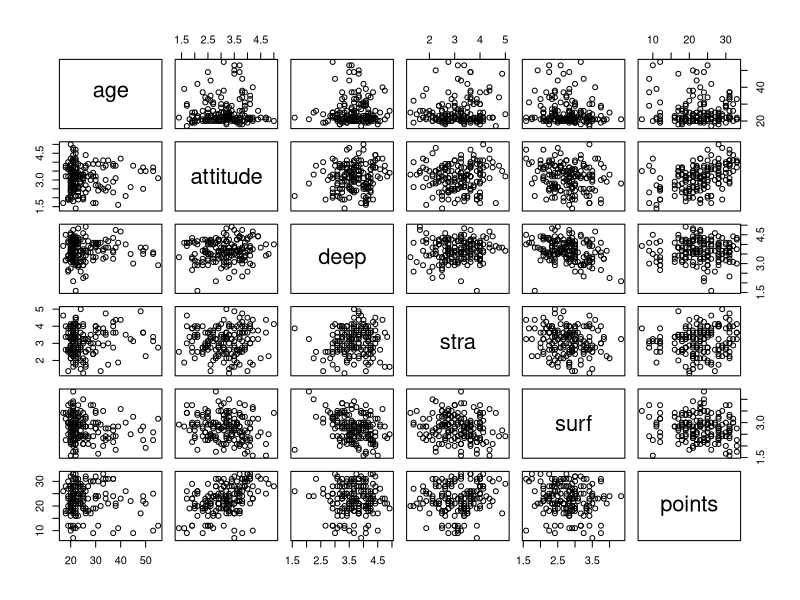
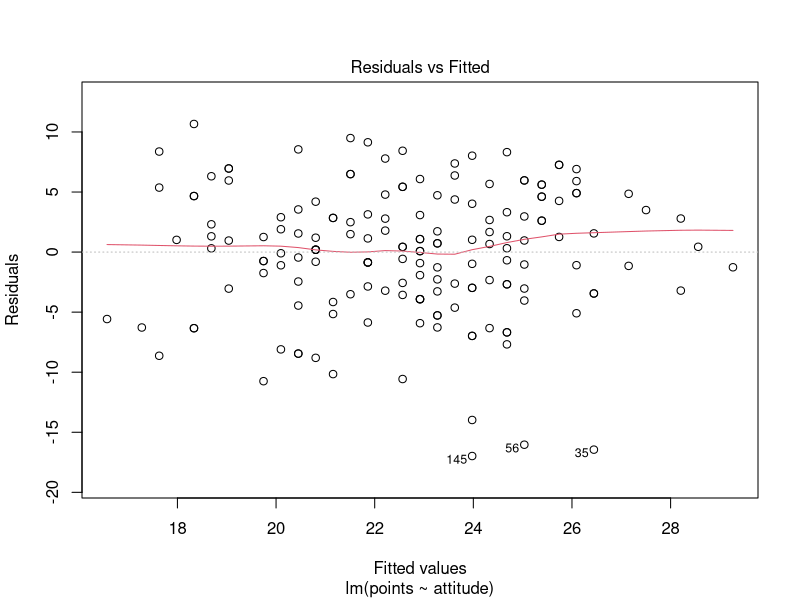
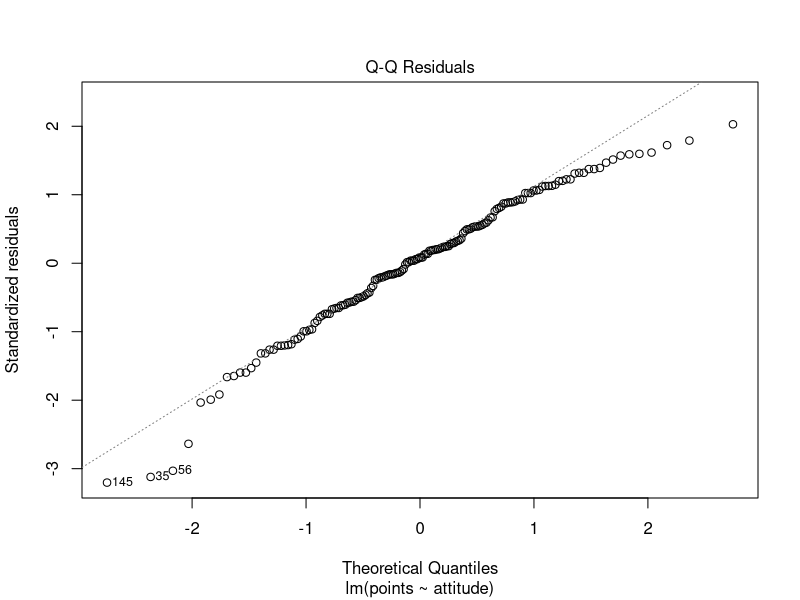
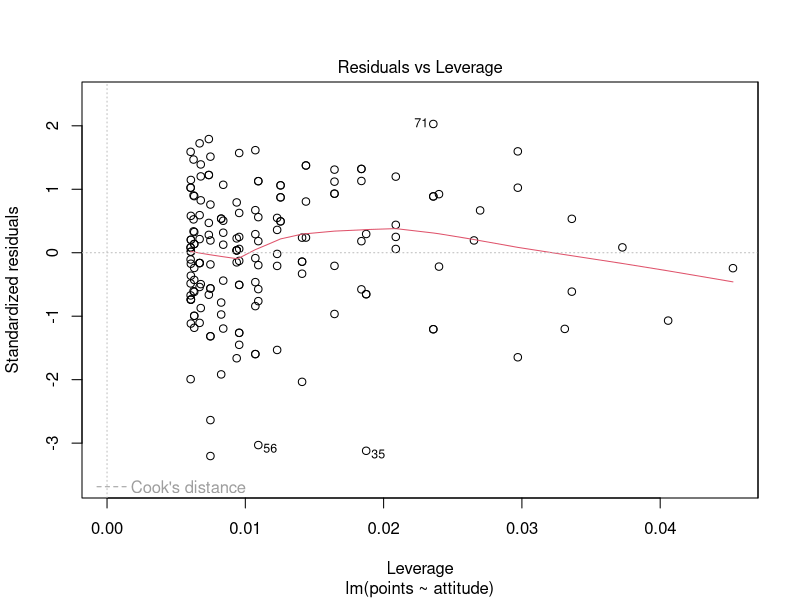

Recreate these plots in R, in order.
## ---- chunk 1
date()

## ---- chunk 2
setwd("~/R/IODS-course/IODS-project/Data") # getting data from the right folder
students2014 <- read.table("learning2014.txt", sep = ",", header = TRUE)

## ---- chunk 3
str(students2014)
dim(students2014)
head(students2014)
## ---- chunk 4
pairs(students2014[-1]) # picture would be more informative if the points were different colours between genders
summary(students2014)

## ---- chunk 5
model1 <- lm(points ~ age + attitude + deep, data = students2014) 
summary(model1)

## ---- chunk 6
model2 <- lm(points ~  attitude, data = students2014)
summary(model2)


## ---- chunk 7
plot(model2, which = c(1)) # Residuals vs fitted plot of model2

## ---- chunk 8
plot(model2, which = c(2)) # QQ-plot of model2

## ---- chunk 9
plot(model2, which = c(5)) # Residuals vs Leverage plot of model2

